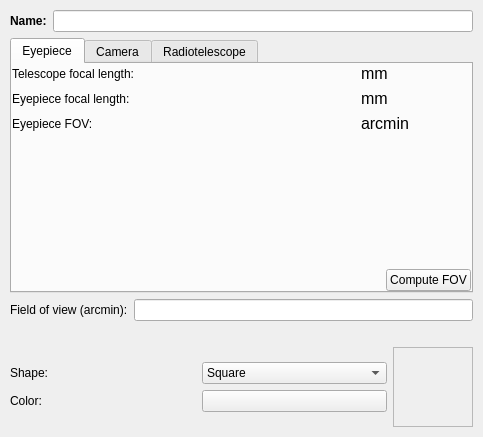
<ui version="4.0" >
 <class>NewFOV</class>
 <widget class="QWidget" name="NewFOV" >
  <property name="geometry" >
   <rect>
    <x>0</x>
    <y>0</y>
    <width>483</width>
    <height>437</height>
   </rect>
  </property>
  <property name="windowTitle" >
   <string>New FOV Indicator</string>
  </property>
  <layout class="QVBoxLayout" >
   <property name="spacing" >
    <number>6</number>
   </property>
   <property name="leftMargin" >
    <number>10</number>
   </property>
   <property name="topMargin" >
    <number>10</number>
   </property>
   <property name="rightMargin" >
    <number>10</number>
   </property>
   <property name="bottomMargin" >
    <number>10</number>
   </property>
   <item>
    <layout class="QHBoxLayout" >
     <property name="spacing" >
      <number>6</number>
     </property>
     <property name="leftMargin" >
      <number>0</number>
     </property>
     <property name="topMargin" >
      <number>0</number>
     </property>
     <property name="rightMargin" >
      <number>0</number>
     </property>
     <property name="bottomMargin" >
      <number>0</number>
     </property>
     <item>
      <widget class="QLabel" name="textLabel1" >
       <property name="frameShape" >
        <enum>QFrame::NoFrame</enum>
       </property>
       <property name="frameShadow" >
        <enum>QFrame::Plain</enum>
       </property>
       <property name="text" >
        <string>&lt;b>Name:&lt;/b></string>
       </property>
      </widget>
     </item>
     <item>
      <widget class="KLineEdit" name="FOVName" >
       <property name="toolTip" >
        <string>Name for FOV symbol</string>
       </property>
       <property name="whatsThis" >
        <string>The name of the field-of-view (FOV) symbol.  This name appears in the FOV menu and in the "Edit FOV Symbols" tool.</string>
       </property>
      </widget>
     </item>
    </layout>
   </item>
   <item>
    <widget class="QTabWidget" name="tabWidget2" >
     <widget class="QWidget" name="tab" >
      <attribute name="title" >
       <string>Eyepiece</string>
      </attribute>
      <layout class="QVBoxLayout" >
       <property name="spacing" >
        <number>6</number>
       </property>
       <property name="leftMargin" >
        <number>0</number>
       </property>
       <property name="topMargin" >
        <number>0</number>
       </property>
       <property name="rightMargin" >
        <number>0</number>
       </property>
       <property name="bottomMargin" >
        <number>0</number>
       </property>
       <item>
        <layout class="QHBoxLayout" >
         <property name="spacing" >
          <number>6</number>
         </property>
         <property name="leftMargin" >
          <number>0</number>
         </property>
         <property name="topMargin" >
          <number>0</number>
         </property>
         <property name="rightMargin" >
          <number>0</number>
         </property>
         <property name="bottomMargin" >
          <number>0</number>
         </property>
         <item>
          <layout class="QVBoxLayout" >
           <property name="spacing" >
            <number>6</number>
           </property>
           <property name="leftMargin" >
            <number>0</number>
           </property>
           <property name="topMargin" >
            <number>0</number>
           </property>
           <property name="rightMargin" >
            <number>0</number>
           </property>
           <property name="bottomMargin" >
            <number>0</number>
           </property>
           <item>
            <widget class="QLabel" name="textLabel5" >
             <property name="text" >
              <string>Telescope focal length:</string>
             </property>
            </widget>
           </item>
           <item>
            <widget class="QLabel" name="textLabel7_2" >
             <property name="text" >
              <string>Eyepiece focal length:</string>
             </property>
            </widget>
           </item>
           <item>
            <widget class="QLabel" name="textLabel8_2" >
             <property name="text" >
              <string>Eyepiece FOV:</string>
             </property>
            </widget>
           </item>
          </layout>
         </item>
         <item>
          <layout class="QVBoxLayout" >
           <property name="spacing" >
            <number>6</number>
           </property>
           <property name="leftMargin" >
            <number>0</number>
           </property>
           <property name="topMargin" >
            <number>0</number>
           </property>
           <property name="rightMargin" >
            <number>0</number>
           </property>
           <property name="bottomMargin" >
            <number>0</number>
           </property>
           <item>
            <layout class="QHBoxLayout" >
             <property name="spacing" >
              <number>6</number>
             </property>
             <property name="leftMargin" >
              <number>0</number>
             </property>
             <property name="topMargin" >
              <number>0</number>
             </property>
             <property name="rightMargin" >
              <number>0</number>
             </property>
             <property name="bottomMargin" >
              <number>0</number>
             </property>
             <item>
              <widget class="KDoubleNumInput" name="TLength1" >
               <property name="toolTip" >
                <string>Telescope focal length, in millimeters</string>
               </property>
               <property name="whatsThis" >
                <string>Enter the telescope focal length, in millimeters.

This is one of the data fields required for defining a field-of-view (FOV) symbol which matches the field-of-view of a telescope eyepiece.</string>
               </property>
              </widget>
             </item>
             <item>
              <widget class="QLabel" name="textLabel6_2" >
               <property name="font" >
                <font>
                 <pointsize>12</pointsize>
                 <weight>50</weight>
                 <italic>false</italic>
                 <bold>false</bold>
                 <underline>false</underline>
                 <strikeout>false</strikeout>
                </font>
               </property>
               <property name="text" >
                <string>mm</string>
               </property>
              </widget>
             </item>
            </layout>
           </item>
           <item>
            <layout class="QHBoxLayout" >
             <property name="spacing" >
              <number>6</number>
             </property>
             <property name="leftMargin" >
              <number>0</number>
             </property>
             <property name="topMargin" >
              <number>0</number>
             </property>
             <property name="rightMargin" >
              <number>0</number>
             </property>
             <property name="bottomMargin" >
              <number>0</number>
             </property>
             <item>
              <widget class="KDoubleNumInput" name="EyeLength" >
               <property name="toolTip" >
                <string>Eyepiece focal length, in millimeters</string>
               </property>
               <property name="whatsThis" >
                <string>Enter the eyepiece focal length, in millimeters.

This is one of the data fields required for defining a field-of-view (FOV) symbol which matches the field-of-view of a telescope eyepiece.</string>
               </property>
              </widget>
             </item>
             <item>
              <widget class="QLabel" name="textLabel6_2_2" >
               <property name="font" >
                <font>
                 <pointsize>12</pointsize>
                 <weight>50</weight>
                 <italic>false</italic>
                 <bold>false</bold>
                 <underline>false</underline>
                 <strikeout>false</strikeout>
                </font>
               </property>
               <property name="text" >
                <string>mm</string>
               </property>
              </widget>
             </item>
            </layout>
           </item>
           <item>
            <layout class="QHBoxLayout" >
             <property name="spacing" >
              <number>6</number>
             </property>
             <property name="leftMargin" >
              <number>0</number>
             </property>
             <property name="topMargin" >
              <number>0</number>
             </property>
             <property name="rightMargin" >
              <number>0</number>
             </property>
             <property name="bottomMargin" >
              <number>0</number>
             </property>
             <item>
              <widget class="KDoubleNumInput" name="EyeFOV" >
               <property name="toolTip" >
                <string>field-of-view of the eyepiece, in arcminutes</string>
               </property>
               <property name="whatsThis" >
                <string>Enter the eyepiece field-of-view angle, in arcminutes.

This is one of the data fields required for defining a field-of-view (FOV) symbol which matches the field-of-view of a telescope eyepiece.</string>
               </property>
              </widget>
             </item>
             <item>
              <widget class="QLabel" name="textLabel6_2_2_2" >
               <property name="font" >
                <font>
                 <pointsize>12</pointsize>
                 <weight>50</weight>
                 <italic>false</italic>
                 <bold>false</bold>
                 <underline>false</underline>
                 <strikeout>false</strikeout>
                </font>
               </property>
               <property name="text" >
                <string>arcmin</string>
               </property>
              </widget>
             </item>
            </layout>
           </item>
          </layout>
         </item>
        </layout>
       </item>
       <item>
        <spacer>
         <property name="orientation" >
          <enum>Qt::Vertical</enum>
         </property>
         <property name="sizeType" >
          <enum>QSizePolicy::Expanding</enum>
         </property>
         <property name="sizeHint" >
          <size>
           <width>20</width>
           <height>21</height>
          </size>
         </property>
        </spacer>
       </item>
       <item>
        <layout class="QHBoxLayout" >
         <property name="spacing" >
          <number>6</number>
         </property>
         <property name="leftMargin" >
          <number>0</number>
         </property>
         <property name="topMargin" >
          <number>0</number>
         </property>
         <property name="rightMargin" >
          <number>0</number>
         </property>
         <property name="bottomMargin" >
          <number>0</number>
         </property>
         <item>
          <spacer>
           <property name="orientation" >
            <enum>Qt::Horizontal</enum>
           </property>
           <property name="sizeType" >
            <enum>QSizePolicy::Expanding</enum>
           </property>
           <property name="sizeHint" >
            <size>
             <width>152</width>
             <height>20</height>
            </size>
           </property>
          </spacer>
         </item>
         <item>
          <widget class="KPushButton" name="ComputeEyeFOV" >
           <property name="toolTip" >
            <string>Compute field-of-view from above data fields</string>
           </property>
           <property name="whatsThis" >
            <string>This button will compute the field-of-view (FOV) angle for a specific eyepiece/telescope combination.  You must first specify the focal lengths of the telescope and eyepiece, and the FOV angle of the eyepiece in the above entry fields.

The computed FOV angle (in arcminutes) will be displayed in the "Field of view" edit box.</string>
           </property>
           <property name="text" >
            <string>Compute FOV</string>
           </property>
          </widget>
         </item>
        </layout>
       </item>
      </layout>
     </widget>
     <widget class="QWidget" name="tab" >
      <attribute name="title" >
       <string>Camera</string>
      </attribute>
      <layout class="QGridLayout" >
       <property name="leftMargin" >
        <number>0</number>
       </property>
       <property name="topMargin" >
        <number>0</number>
       </property>
       <property name="rightMargin" >
        <number>0</number>
       </property>
       <property name="bottomMargin" >
        <number>0</number>
       </property>
       <property name="horizontalSpacing" >
        <number>6</number>
       </property>
       <property name="verticalSpacing" >
        <number>6</number>
       </property>
       <item row="2" column="1" >
        <widget class="KPushButton" name="ComputeCameraFOV" >
         <property name="toolTip" >
          <string>Compute field-of-view from above data fields</string>
         </property>
         <property name="whatsThis" >
          <string>This button will compute the field-of-view (FOV) angle for a specific camera/telescope combination.  You must first specify the focal length of the telescope and the size of the CCD chip or film negative.

The computed FOV angle (in arcminutes) will be displayed in the "Field of view" edit box.</string>
         </property>
         <property name="text" >
          <string>Compute FOV</string>
         </property>
        </widget>
       </item>
       <item row="2" column="0" >
        <spacer>
         <property name="orientation" >
          <enum>Qt::Horizontal</enum>
         </property>
         <property name="sizeType" >
          <enum>QSizePolicy::Expanding</enum>
         </property>
         <property name="sizeHint" >
          <size>
           <width>180</width>
           <height>20</height>
          </size>
         </property>
        </spacer>
       </item>
       <item row="1" column="0" >
        <spacer>
         <property name="orientation" >
          <enum>Qt::Vertical</enum>
         </property>
         <property name="sizeType" >
          <enum>QSizePolicy::Expanding</enum>
         </property>
         <property name="sizeHint" >
          <size>
           <width>20</width>
           <height>22</height>
          </size>
         </property>
        </spacer>
       </item>
       <item row="1" column="1" >
        <spacer>
         <property name="orientation" >
          <enum>Qt::Vertical</enum>
         </property>
         <property name="sizeType" >
          <enum>QSizePolicy::Expanding</enum>
         </property>
         <property name="sizeHint" >
          <size>
           <width>20</width>
           <height>22</height>
          </size>
         </property>
        </spacer>
       </item>
       <item row="0" column="0" colspan="2" >
        <layout class="QHBoxLayout" >
         <property name="spacing" >
          <number>6</number>
         </property>
         <property name="leftMargin" >
          <number>0</number>
         </property>
         <property name="topMargin" >
          <number>0</number>
         </property>
         <property name="rightMargin" >
          <number>0</number>
         </property>
         <property name="bottomMargin" >
          <number>0</number>
         </property>
         <item>
          <layout class="QVBoxLayout" >
           <property name="spacing" >
            <number>6</number>
           </property>
           <property name="leftMargin" >
            <number>0</number>
           </property>
           <property name="topMargin" >
            <number>0</number>
           </property>
           <property name="rightMargin" >
            <number>0</number>
           </property>
           <property name="bottomMargin" >
            <number>0</number>
           </property>
           <item>
            <widget class="QLabel" name="textLabel5_2" >
             <property name="text" >
              <string>Telescope focal length:</string>
             </property>
            </widget>
           </item>
           <item>
            <widget class="QLabel" name="textLabel9" >
             <property name="text" >
              <string>Chip/Film size:</string>
             </property>
            </widget>
           </item>
          </layout>
         </item>
         <item>
          <layout class="QVBoxLayout" >
           <property name="spacing" >
            <number>6</number>
           </property>
           <property name="leftMargin" >
            <number>0</number>
           </property>
           <property name="topMargin" >
            <number>0</number>
           </property>
           <property name="rightMargin" >
            <number>0</number>
           </property>
           <property name="bottomMargin" >
            <number>0</number>
           </property>
           <item>
            <layout class="QHBoxLayout" >
             <property name="spacing" >
              <number>6</number>
             </property>
             <property name="leftMargin" >
              <number>0</number>
             </property>
             <property name="topMargin" >
              <number>0</number>
             </property>
             <property name="rightMargin" >
              <number>0</number>
             </property>
             <property name="bottomMargin" >
              <number>0</number>
             </property>
             <item>
              <widget class="KDoubleNumInput" name="TLength2" >
               <property name="toolTip" >
                <string>Telescope focal length, in millimeters</string>
               </property>
               <property name="whatsThis" >
                <string>Enter the telescope focal length, in millimeters.

This is one of the data fields required for defining a field-of-view (FOV) symbol which matches the field-of-view of a camera mounted on a telescope.</string>
               </property>
              </widget>
             </item>
             <item>
              <widget class="QLabel" name="textLabel6_2_3" >
               <property name="minimumSize" >
                <size>
                 <width>60</width>
                 <height>0</height>
                </size>
               </property>
               <property name="font" >
                <font>
                 <pointsize>12</pointsize>
                 <weight>50</weight>
                 <italic>false</italic>
                 <bold>false</bold>
                 <underline>false</underline>
                 <strikeout>false</strikeout>
                </font>
               </property>
               <property name="text" >
                <string>mm</string>
               </property>
              </widget>
             </item>
            </layout>
           </item>
           <item>
            <layout class="QHBoxLayout" >
             <property name="spacing" >
              <number>6</number>
             </property>
             <property name="leftMargin" >
              <number>0</number>
             </property>
             <property name="topMargin" >
              <number>0</number>
             </property>
             <property name="rightMargin" >
              <number>0</number>
             </property>
             <property name="bottomMargin" >
              <number>0</number>
             </property>
             <item>
              <widget class="KDoubleNumInput" name="ChipSize" >
               <property name="toolTip" >
                <string>Size of chip or film, in millimeters</string>
               </property>
               <property name="whatsThis" >
                <string>Enter the physical size of the CCD chip or film negative.

This is one of the data fields required for defining a field-of-view (FOV) symbol which matches the field-of-view of a camera mounted on a telescope.</string>
               </property>
              </widget>
             </item>
             <item>
              <widget class="QLabel" name="textLabel6_2_3_2" >
               <property name="font" >
                <font>
                 <pointsize>12</pointsize>
                 <weight>50</weight>
                 <italic>false</italic>
                 <bold>false</bold>
                 <underline>false</underline>
                 <strikeout>false</strikeout>
                </font>
               </property>
               <property name="text" >
                <string>mm</string>
               </property>
              </widget>
             </item>
            </layout>
           </item>
          </layout>
         </item>
        </layout>
       </item>
      </layout>
     </widget>
     <widget class="QWidget" name="TabPage" >
      <attribute name="title" >
       <string>Radiotelescope</string>
      </attribute>
      <layout class="QVBoxLayout" >
       <property name="spacing" >
        <number>6</number>
       </property>
       <property name="leftMargin" >
        <number>0</number>
       </property>
       <property name="topMargin" >
        <number>0</number>
       </property>
       <property name="rightMargin" >
        <number>0</number>
       </property>
       <property name="bottomMargin" >
        <number>0</number>
       </property>
       <item>
        <layout class="QHBoxLayout" >
         <property name="spacing" >
          <number>6</number>
         </property>
         <property name="leftMargin" >
          <number>0</number>
         </property>
         <property name="topMargin" >
          <number>0</number>
         </property>
         <property name="rightMargin" >
          <number>0</number>
         </property>
         <property name="bottomMargin" >
          <number>0</number>
         </property>
         <item>
          <layout class="QVBoxLayout" >
           <property name="spacing" >
            <number>6</number>
           </property>
           <property name="leftMargin" >
            <number>0</number>
           </property>
           <property name="topMargin" >
            <number>0</number>
           </property>
           <property name="rightMargin" >
            <number>0</number>
           </property>
           <property name="bottomMargin" >
            <number>0</number>
           </property>
           <item>
            <widget class="QLabel" name="textLabel5_2_3" >
             <property name="text" >
              <string>Radiotelescope diameter:</string>
             </property>
            </widget>
           </item>
           <item>
            <widget class="QLabel" name="textLabel9_3" >
             <property name="text" >
              <string>Wavelength:</string>
             </property>
            </widget>
           </item>
          </layout>
         </item>
         <item>
          <layout class="QVBoxLayout" >
           <property name="spacing" >
            <number>6</number>
           </property>
           <property name="leftMargin" >
            <number>0</number>
           </property>
           <property name="topMargin" >
            <number>0</number>
           </property>
           <property name="rightMargin" >
            <number>0</number>
           </property>
           <property name="bottomMargin" >
            <number>0</number>
           </property>
           <item>
            <layout class="QHBoxLayout" >
             <property name="spacing" >
              <number>6</number>
             </property>
             <property name="leftMargin" >
              <number>0</number>
             </property>
             <property name="topMargin" >
              <number>0</number>
             </property>
             <property name="rightMargin" >
              <number>0</number>
             </property>
             <property name="bottomMargin" >
              <number>0</number>
             </property>
             <item>
              <widget class="KDoubleNumInput" name="RTDiameter" >
               <property name="toolTip" >
                <string>Telescope focal length, in millimeters</string>
               </property>
               <property name="whatsThis" >
                <string>Enter the telescope focal length, in millimeters.

This is one of the data fields required for defining a field-of-view (FOV) symbol which matches the field-of-view of a camera mounted on a telescope.</string>
               </property>
              </widget>
             </item>
             <item>
              <widget class="QLabel" name="textLabel6_2_3_4" >
               <property name="minimumSize" >
                <size>
                 <width>60</width>
                 <height>0</height>
                </size>
               </property>
               <property name="font" >
                <font>
                 <pointsize>12</pointsize>
                 <weight>50</weight>
                 <italic>false</italic>
                 <bold>false</bold>
                 <underline>false</underline>
                 <strikeout>false</strikeout>
                </font>
               </property>
               <property name="text" >
                <string>m</string>
               </property>
              </widget>
             </item>
            </layout>
           </item>
           <item>
            <layout class="QHBoxLayout" >
             <property name="spacing" >
              <number>6</number>
             </property>
             <property name="leftMargin" >
              <number>0</number>
             </property>
             <property name="topMargin" >
              <number>0</number>
             </property>
             <property name="rightMargin" >
              <number>0</number>
             </property>
             <property name="bottomMargin" >
              <number>0</number>
             </property>
             <item>
              <widget class="KDoubleNumInput" name="WaveLength" >
               <property name="toolTip" >
                <string>Size of chip or film, in millimeters</string>
               </property>
               <property name="whatsThis" >
                <string>Enter the physical size of the CCD chip or film negative.

This is one of the data fields required for defining a field-of-view (FOV) symbol which matches the field-of-view of a camera mounted on a telescope.</string>
               </property>
              </widget>
             </item>
             <item>
              <widget class="QLabel" name="textLabel6_2_3_2_3" >
               <property name="font" >
                <font>
                 <pointsize>12</pointsize>
                 <weight>50</weight>
                 <italic>false</italic>
                 <bold>false</bold>
                 <underline>false</underline>
                 <strikeout>false</strikeout>
                </font>
               </property>
               <property name="text" >
                <string>cm</string>
               </property>
              </widget>
             </item>
            </layout>
           </item>
          </layout>
         </item>
        </layout>
       </item>
       <item>
        <spacer>
         <property name="orientation" >
          <enum>Qt::Vertical</enum>
         </property>
         <property name="sizeType" >
          <enum>QSizePolicy::Expanding</enum>
         </property>
         <property name="sizeHint" >
          <size>
           <width>21</width>
           <height>51</height>
          </size>
         </property>
        </spacer>
       </item>
       <item>
        <layout class="QHBoxLayout" >
         <property name="spacing" >
          <number>6</number>
         </property>
         <property name="leftMargin" >
          <number>0</number>
         </property>
         <property name="topMargin" >
          <number>0</number>
         </property>
         <property name="rightMargin" >
          <number>0</number>
         </property>
         <property name="bottomMargin" >
          <number>0</number>
         </property>
         <item>
          <spacer>
           <property name="orientation" >
            <enum>Qt::Horizontal</enum>
           </property>
           <property name="sizeType" >
            <enum>QSizePolicy::Expanding</enum>
           </property>
           <property name="sizeHint" >
            <size>
             <width>281</width>
             <height>21</height>
            </size>
           </property>
          </spacer>
         </item>
         <item>
          <widget class="KPushButton" name="ComputeHPBW" >
           <property name="toolTip" >
            <string>Compute radiotelescope HPBW from above data fields</string>
           </property>
           <property name="whatsThis" >
            <string>This button will compute the Half Power Beam Width (HPBW) angle for a specific radiotelescope and observing wavelength combination, assuming no multibeam receiver is available at the telescope.  You must first specify the diameter of the radiotelescope and the observing wavelength.

The computed HPBW angle (in arcminutes) will be displayed in the "Field of view" edit box.</string>
           </property>
           <property name="text" >
            <string>Compute HPBW</string>
           </property>
           <property name="flat" >
            <bool>false</bool>
           </property>
          </widget>
         </item>
        </layout>
       </item>
      </layout>
     </widget>
    </widget>
   </item>
   <item>
    <layout class="QHBoxLayout" >
     <property name="spacing" >
      <number>6</number>
     </property>
     <property name="leftMargin" >
      <number>0</number>
     </property>
     <property name="topMargin" >
      <number>0</number>
     </property>
     <property name="rightMargin" >
      <number>0</number>
     </property>
     <property name="bottomMargin" >
      <number>0</number>
     </property>
     <item>
      <widget class="QLabel" name="fieldoFviewLabel" >
       <property name="text" >
        <string>Field of view (arcmin):</string>
       </property>
      </widget>
     </item>
     <item>
      <widget class="KLineEdit" name="FOVEdit" >
       <property name="toolTip" >
        <string>Desired field-of-view size, in arcminutes</string>
       </property>
       <property name="whatsThis" >
        <string>Enter the desired angular size for the field-of-view (FOV) symbol.

You can either enter a value directly, or use the "Eyepiece" or "Camera" Tabs to compute an angular size for specific eyepieces or cameras.</string>
       </property>
      </widget>
     </item>
    </layout>
   </item>
   <item>
    <spacer>
     <property name="orientation" >
      <enum>Qt::Horizontal</enum>
     </property>
     <property name="sizeType" >
      <enum>QSizePolicy::Expanding</enum>
     </property>
     <property name="sizeHint" >
      <size>
       <width>298</width>
       <height>20</height>
      </size>
     </property>
    </spacer>
   </item>
   <item>
    <layout class="QHBoxLayout" >
     <property name="spacing" >
      <number>6</number>
     </property>
     <property name="leftMargin" >
      <number>0</number>
     </property>
     <property name="topMargin" >
      <number>0</number>
     </property>
     <property name="rightMargin" >
      <number>0</number>
     </property>
     <property name="bottomMargin" >
      <number>0</number>
     </property>
     <item>
      <layout class="QVBoxLayout" >
       <property name="spacing" >
        <number>6</number>
       </property>
       <property name="leftMargin" >
        <number>0</number>
       </property>
       <property name="topMargin" >
        <number>0</number>
       </property>
       <property name="rightMargin" >
        <number>0</number>
       </property>
       <property name="bottomMargin" >
        <number>0</number>
       </property>
       <item>
        <layout class="QGridLayout" >
         <property name="leftMargin" >
          <number>0</number>
         </property>
         <property name="topMargin" >
          <number>0</number>
         </property>
         <property name="rightMargin" >
          <number>0</number>
         </property>
         <property name="bottomMargin" >
          <number>0</number>
         </property>
         <property name="horizontalSpacing" >
          <number>6</number>
         </property>
         <property name="verticalSpacing" >
          <number>6</number>
         </property>
         <item row="1" column="1" >
          <widget class="KColorButton" name="ColorButton" >
           <property name="toolTip" >
            <string>Select color for the field-of-view symbol</string>
           </property>
           <property name="whatsThis" >
            <string>Select a color for the field-of-view (FOV) symbol.</string>
           </property>
           <property name="text" >
            <string/>
           </property>
           <property name="color" >
            <color>
             <red>255</red>
             <green>255</green>
             <blue>255</blue>
            </color>
           </property>
          </widget>
         </item>
         <item row="1" column="0" >
          <widget class="QLabel" name="textLabel8" >
           <property name="text" >
            <string>Color:</string>
           </property>
          </widget>
         </item>
         <item row="0" column="1" >
          <widget class="KComboBox" name="ShapeBox" >
           <property name="toolTip" >
            <string>Select a shape for the field-of-view symbol</string>
           </property>
           <property name="whatsThis" >
            <string>Select a shape for the field-of-view (FOV) symbol.  The possible shapes are:

Circle, Square, Crosshairs, Bullseye.</string>
           </property>
           <item>
            <property name="text" >
             <string>Square</string>
            </property>
           </item>
           <item>
            <property name="text" >
             <string>Circle</string>
            </property>
           </item>
           <item>
            <property name="text" >
             <string>Crosshairs</string>
            </property>
           </item>
           <item>
            <property name="text" >
             <string>Bullseye</string>
            </property>
           </item>
           <item>
            <property name="text" >
             <string>Semitransparent circle</string>
            </property>
           </item>
          </widget>
         </item>
         <item row="0" column="0" >
          <widget class="QLabel" name="textLabel7" >
           <property name="text" >
            <string>Shape:</string>
           </property>
          </widget>
         </item>
        </layout>
       </item>
      </layout>
     </item>
     <item>
      <layout class="QVBoxLayout" >
       <property name="spacing" >
        <number>6</number>
       </property>
       <property name="leftMargin" >
        <number>0</number>
       </property>
       <property name="topMargin" >
        <number>0</number>
       </property>
       <property name="rightMargin" >
        <number>0</number>
       </property>
       <property name="bottomMargin" >
        <number>0</number>
       </property>
       <item>
        <widget class="FOVWidget" name="ViewBox" >
         <property name="sizePolicy" >
          <sizepolicy vsizetype="Fixed" hsizetype="Fixed" >
           <horstretch>0</horstretch>
           <verstretch>0</verstretch>
          </sizepolicy>
         </property>
         <property name="minimumSize" >
          <size>
           <width>80</width>
           <height>80</height>
          </size>
         </property>
         <property name="frameShape" >
          <enum>QFrame::StyledPanel</enum>
         </property>
         <property name="frameShadow" >
          <enum>QFrame::Raised</enum>
         </property>
        </widget>
       </item>
      </layout>
     </item>
    </layout>
   </item>
  </layout>
 </widget>
 <layoutdefault spacing="6" margin="11" />
 <pixmapfunction>qPixmapFromMimeSource</pixmapfunction>
 <customwidgets>
  <customwidget>
   <class>KColorButton</class>
   <extends>QPushButton</extends>
   <header>kcolorbutton.h</header>
  </customwidget>
  <customwidget>
   <class>KComboBox</class>
   <extends>QComboBox</extends>
   <header>kcombobox.h</header>
  </customwidget>
  <customwidget>
   <class>KDoubleNumInput</class>
   <extends>QWidget</extends>
   <header>knuminput.h</header>
  </customwidget>
  <customwidget>
   <class>KLineEdit</class>
   <extends>QLineEdit</extends>
   <header>klineedit.h</header>
  </customwidget>
  <customwidget>
   <class>KPushButton</class>
   <extends>QPushButton</extends>
   <header>kpushbutton.h</header>
  </customwidget>
  <customwidget>
   <class>FOVWidget</class>
   <extends>QFrame</extends>
   <header>widgets/fovwidget.h</header>
   <container>1</container>
  </customwidget>
 </customwidgets>
 <tabstops>
  <tabstop>FOVName</tabstop>
  <tabstop>tabWidget2</tabstop>
  <tabstop>TLength1</tabstop>
  <tabstop>EyeLength</tabstop>
  <tabstop>EyeFOV</tabstop>
  <tabstop>ComputeEyeFOV</tabstop>
  <tabstop>TLength2</tabstop>
  <tabstop>ChipSize</tabstop>
  <tabstop>ComputeCameraFOV</tabstop>
  <tabstop>FOVEdit</tabstop>
  <tabstop>ShapeBox</tabstop>
  <tabstop>ColorButton</tabstop>
 </tabstops>
 <resources/>
 <connections/>
</ui>
